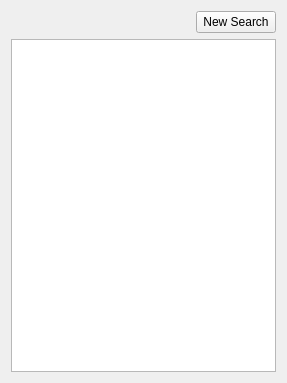
<?xml version="1.0" encoding="UTF-8"?>
<ui version="4.0">
 <class>GGSearchResultPane</class>
 <widget class="QWidget" name="GGSearchResultPane">
  <property name="geometry">
   <rect>
    <x>0</x>
    <y>0</y>
    <width>287</width>
    <height>383</height>
   </rect>
  </property>
  <property name="windowTitle">
   <string>Form</string>
  </property>
  <layout class="QVBoxLayout" name="verticalLayout">
   <item>
    <layout class="QHBoxLayout" name="horizontalLayout" stretch="1,0">
     <item>
      <widget class="QLabel" name="lblResultCount">
       <property name="text">
        <string notr="true"/>
       </property>
      </widget>
     </item>
     <item>
      <widget class="QPushButton" name="bntNewSearch">
       <property name="text">
        <string>New Search</string>
       </property>
      </widget>
     </item>
    </layout>
   </item>
   <item>
    <widget class="QTreeView" name="lstResults"/>
   </item>
  </layout>
 </widget>
 <resources/>
 <connections>
  <connection>
   <sender>bntNewSearch</sender>
   <signal>clicked()</signal>
   <receiver>GGSearchResultPane</receiver>
   <slot>newSearch()</slot>
   <hints>
    <hint type="sourcelabel">
     <x>215</x>
     <y>20</y>
    </hint>
    <hint type="destinationlabel">
     <x>192</x>
     <y>3</y>
    </hint>
   </hints>
  </connection>
 </connections>
 <slots>
  <slot>newSearch()</slot>
 </slots>
</ui>
